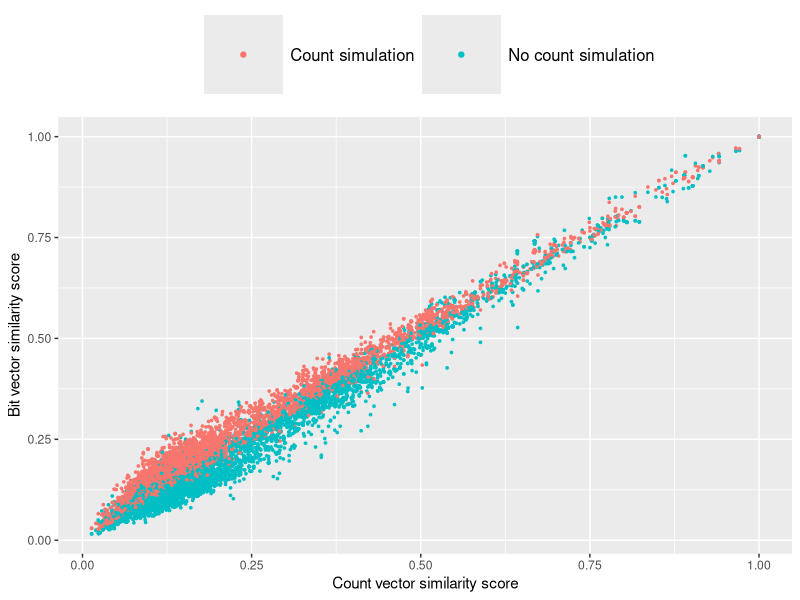
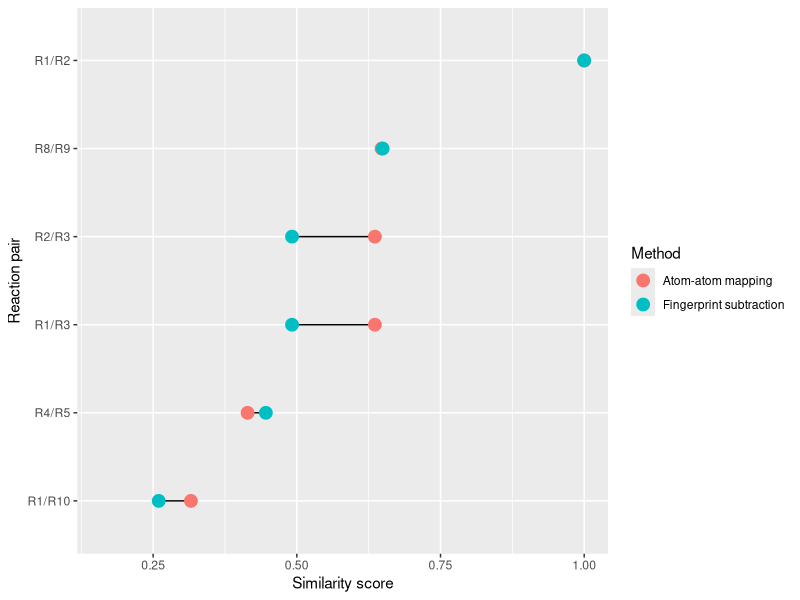
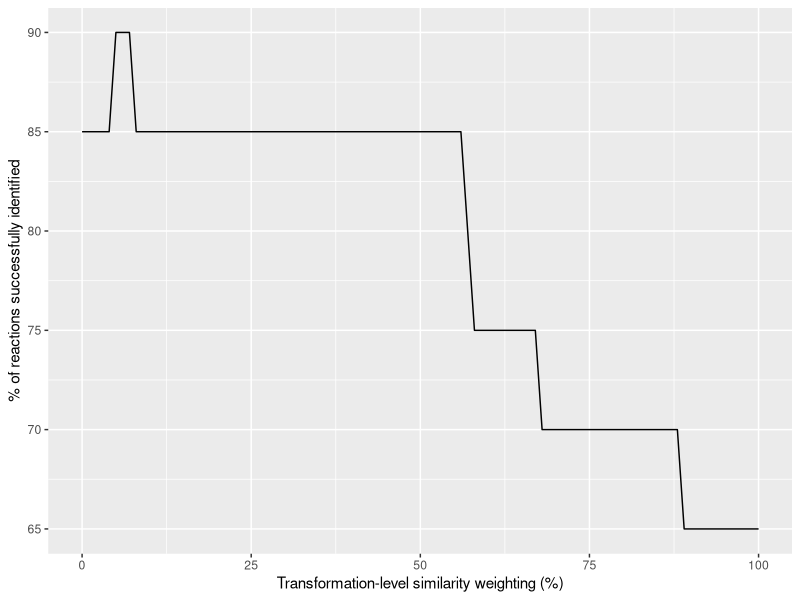
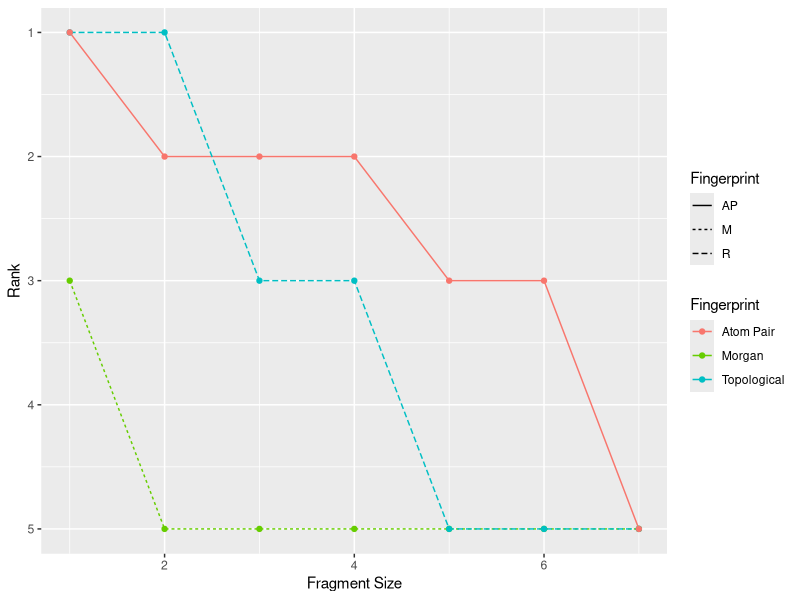
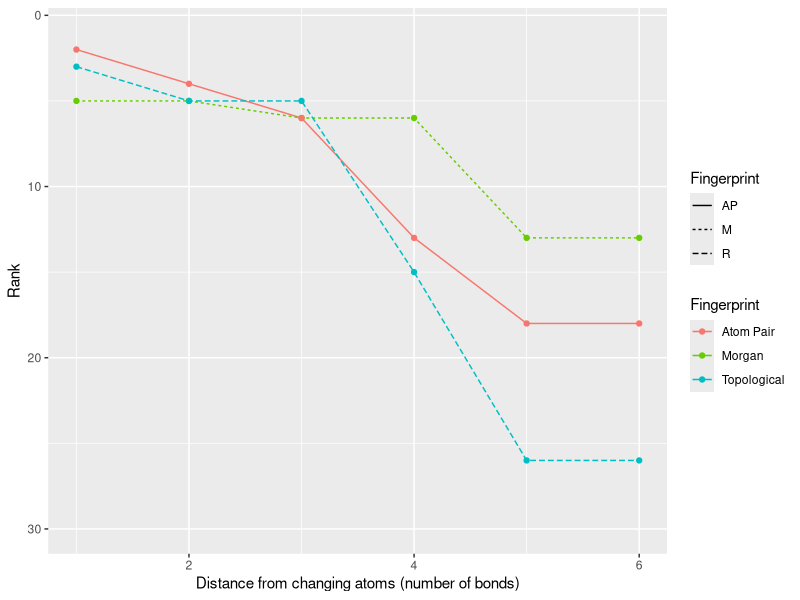

Write R code to recreate these figures, in order.
library(ggplot2)

## Fingerprint vector comparison

count = read.csv('morgan_count.csv', header = FALSE)
sim = read.csv('morgan_sim.csv', header = FALSE)
bit = read.csv('morgan_bit.csv', header = FALSE)

count =cbind('Count', count)
colnames(count) = c('Vector','Reaction_pair','Score')

sim = cbind('Count simulation', sim)
colnames(sim) = c('Vector','Reaction_pair','Score')

bit = cbind('No count simulation', bit)
colnames(bit) = c('Vector','Reaction_pair','Score')

bit_vector_types = rbind(bit, sim)
scatter = merge(bit_vector_types, count, by = 'Reaction_pair')
colnames(scatter) = c('Reaction_pair', 'Bit_vect_type', 'Bit_score', 'Count_vect', 'Count_score')

p =ggplot(scatter, aes(x=Count_score, y=Bit_score, color=Bit_vect_type))
p+geom_point(size = 0.6)+  theme(legend.key.size = unit(2, 'cm'),legend.text = element_text(size=12), legend.title = element_text(size=0)) + 
  xlab('Count vector similarity score') + ylab('Bit vector similarity score')+ guides(colour = guide_legend(override.aes = list(size=1.5)))+ 
  theme(legend.position = 'top')
cor(scatter$Count_score[scatter$Bit_vect_type=='Count simulation'], scatter$Bit_score[scatter$Bit_vect_type=='Count simulation'])
cor(scatter$Count_score[scatter$Bit_vect_type=='No count simulation'], scatter$Bit_score[scatter$Bit_vect_type=='No count simulation'])

## Dumbell plot reaction centre methods

mapping_sims = read.csv('similarity_ap_mapping.csv', header = FALSE) # or m_mapping/r_mapping
mapping_sims = cbind(mapping_sims, 'Atom_mapping')
colnames(mapping_sims) = c('Pair', 'Score', 'Method')

subtraction_sims = read.csv('similarity_ap_subtraction.csv', header = FALSE) #or m_subtraction/r_subtraction
subtraction_sims = cbind(subtraction_sims, 'Subtraction')
colnames(subtraction_sims) = c('Pair', "Score", 'Method')

sims = rbind(mapping_sims, subtraction_sims)
ggplot(data = sims,aes(x= Score, y= reorder(Pair, Score))) +
geom_line(aes(group = Pair))+
geom_point(aes(color=Method), size=4) +labs(x = 'Similarity score', y = 'Reaction pair') +
scale_color_manual(labels = c("Atom-atom mapping", "Fingerprint subtraction"), values = c("#F8766D", "#00BFC4")) +
xlim(0.16, 1.0)

## Accuracy at different transformation-level similarity weightings

range = 0:100
reaction_numbers = 0:19
same_enz = read.csv('accuracy_subtraction_m.csv')  # or subtraction_r/subtraction_ap/mapping_m/mapping_r etc.
percent_correct = data.frame(weighting = numeric(),
                             accuracy = numeric())

for (number in range)
{
  weighting = number/100
  same_enz$overall_score = ((same_enz$transformation_score*weighting) + (same_enz$whole_mol_score*(1-weighting)))
  correctly_identified = 0
  for (reaction in reaction_numbers)
  {
    if (same_enz$overall_score[same_enz$test_reaction==same_enz$correct_reaction & same_enz$reaction==reaction]==max(same_enz$overall_score[same_enz$reaction==reaction]))
    {
      correctly_identified = correctly_identified +1
    }
  }
  percent_correct = rbind(percent_correct,c(weighting, correctly_identified/20))
}

colnames(percent_correct) = c('Weighting','Percent_correct')
q = ggplot(percent_correct, aes(x=Weighting*100, y=Percent_correct*100)) + geom_line() + labs(y = '% of reactions successfully identified', x = 'Transformation-level similarity weighting (%)')
q

#Fragment size plot

subtraction_frags = read.csv('subtraction_fragment_size.csv')

ggplot(data = subtraction_frags, aes(x=Size, y=Rank, group = Fingerprint)) + geom_line(aes(color = Fingerprint, linetype = Fingerprint)) + ylim(5,1)+
  geom_point(aes(color = Fingerprint)) +labs(x = 'Fragment Size', y = 'Rank')+
  scale_color_manual(labels = c("Atom Pair", "Morgan", 'Topological'), values = c("#F8766D", 'chartreuse3',"#00BFC4")) 

mapping_frags = read.csv('Mapping_fragment_size.csv')
ggplot(data = mapping_frags, aes(x=Size, y=Rank, group = Fingerprint)) + geom_line(aes(color = Fingerprint, linetype = Fingerprint)) + ylim(30,1)+
  geom_point(aes(color = Fingerprint)) +labs(x = 'Distance from changing atoms (number of bonds)', y = 'Rank')+
  scale_color_manual(labels = c("Atom Pair", "Morgan", 'Topological'), values = c("#F8766D", 'chartreuse3',"#00BFC4")) 
    